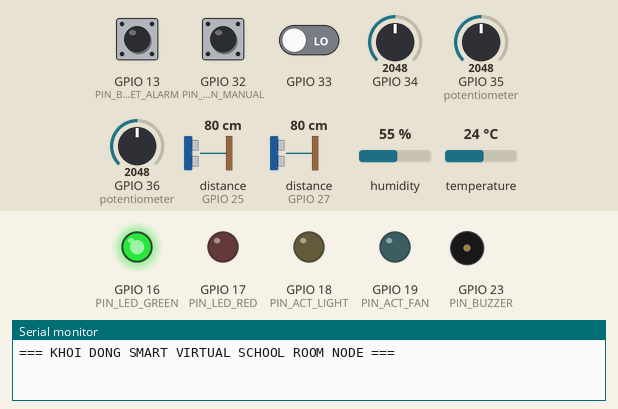
This program was run on a simulated ESP32. On the bench: output pins drawn as LEDs (lit = HIGH), buzzer (waves = sounding), the last lines printed to the serial monitor. Wiring (from diagram.json): 2 × ultrasonic range finder: trigger GPIO 14, echo GPIO 27 / trigger GPIO 26, echo GPIO 25. Dashed ring = blinking. The test bench sets the inputs (shaded band); at power-on: GPIO 36 (potentiometer) = 2048, GPIO 13 (PIN_BTN_RESET_ALARM) HIGH, GPIO 32 (PIN_BTN_MANUAL) HIGH, GPIO 33 LOW, GPIO 34 = 2048, GPIO 35 (potentiometer) = 2048, distance to the obstacle (sensors on GPIO 25, GPIO 27) 80 cm, humidity 55 %, temperature 24 °C (analog values on the 0–4095 scale). WiFi joins after 1.5 s; servers stay silent unless stated; random numbers use the default seed unless the program sets one; no MQTT or app messages arrive unless stated; pins used as bus, display or sensor lines are not drawn.

Above: at 1.2 s.
1.3 s: GPIO 36 (potentiometer) set to 2854
4.5 s: GPIO 36 (potentiometer) set to 2977
At 5.18 s:
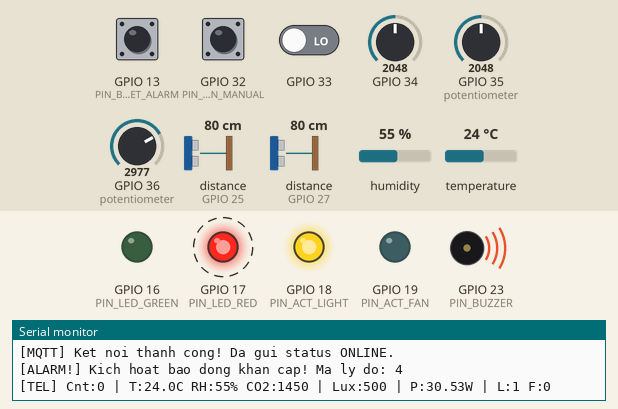
8.0 s: GPIO 13 (PIN_BTN_RESET_ALARM) pulled LOW for 0.15 s
At 8.04 s:
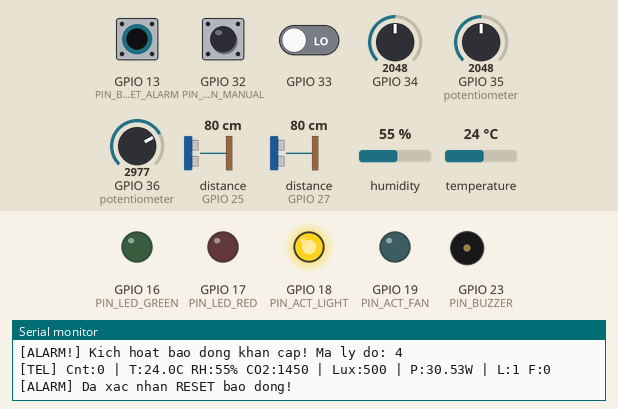
11.5 s: GPIO 32 (PIN_BTN_MANUAL) pulled LOW for 0.15 s
15.0 s: GPIO 32 (PIN_BTN_MANUAL) pulled LOW for 1 s
Timing chart, 0 to 19.5 s (numbered marks = the images above; inputs shaded):
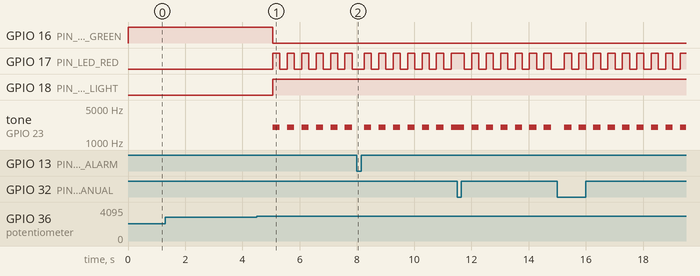

Measured:
- the behaviour switches between 2925 and 2926 on GPIO 36 (potentiometer) (found by bisection; images 0 and 1)
- after the input at 4.5 s, GPIO 16 (PIN_LED_GREEN): HIGH → LOW after 0.56 s; GPIO 17 (PIN_LED_RED): alternates HIGH for 0.25 s and LOW for 0.25 s, starting after 0.56 s; GPIO 18 (PIN_ACT_LIGHT): LOW → HIGH after 0.56 s; tone on GPIO 23 (PIN_BUZZER): alternates 2000 Hz for 0.25 s and silent for 0.25 s, starting after 0.56 s

The program:

main.cpp
```cpp
#include <Arduino.h>
#include <esp_task_wdt.h>
#include "config.h"
#include "app_types.h"
#include "people_counter.h"
#include "room_fsm.h"
#include "alarm_fsm.h"
#include "sensors.h"
#include "actuators.h"
#include "mqtt_comm.h"

/* Đối tượng đồng bộ FreeRTOS */
static QueueHandle_t xEventQueue = NULL;
static SemaphoreHandle_t xStateMutex = NULL;

/* Trạng thái toàn cục được bảo vệ bởi xStateMutex */
static room_state_t g_room_state = {0};

/* Các thực thể thuật toán FSM */
static people_counter_t g_pc;
static room_fsm_t g_rfsm;
static alarm_fsm_t g_afsm;

/* Cờ heartbeat kiểm tra treo task */
static volatile uint8_t g_task_heartbeat = 0;
#define HB_BIT_COUNTING (1 << 0)
#define HB_BIT_CONTROL  (1 << 1)
#define HB_BIT_SENSOR   (1 << 2)
#define HB_BIT_COMM     (1 << 3)
#define HB_ALL_TASKS    (HB_BIT_COUNTING | HB_BIT_CONTROL | HB_BIT_SENSOR | HB_BIT_COMM)

/* ================= TASK 1: ĐẾM NGƯỜI (Chu kỳ 25 ms - Ưu tiên cao nhất) ================= */
void counting_task(void *pvParameters) {
    TickType_t xLastWakeTime = xTaskGetTickCount();
    const TickType_t xFrequency = pdMS_TO_TICKS(PERIOD_COUNTING_MS);

    for (;;) {
        uint16_t dist_a = 2000, dist_b = 2000;
        sensors_read_door_mm(&dist_a, &dist_b);

        app_event_type_t ev_type = pc_update_door(&g_pc, dist_a, dist_b, PERIOD_COUNTING_MS);

        if (xSemaphoreTake(xStateMutex, pdMS_TO_TICKS(5)) == pdTRUE) {
            g_room_state.people_count = g_pc.count;
            xSemaphoreGive(xStateMutex);
        }

        if (ev_type != EVT_NONE) {
            app_event_t ev = { .type = ev_type, .param1 = g_pc.count, .param2 = 0 };
            xQueueSend(xEventQueue, &ev, 0);
        }

        g_task_heartbeat |= HB_BIT_COUNTING;
        vTaskDelayUntil(&xLastWakeTime, xFrequency);
    }
}

/* ================= TASK 2: ĐIỀU KHIỂN FSM & BÁO ĐỘNG (Event-driven) ================= */
void control_task(void *pvParameters) {
    app_event_t ev;
    alarm_fsm_state_t prev_alarm_st = ALARM_ST_NORMAL;
    uint32_t last_ind_ms = 0;

    for (;;) {
        /* Chờ sự kiện tối đa 250 ms để đảm bảo cập nhật nháy LED/còi 2 Hz đúng nhịp */
        if (xQueueReceive(xEventQueue, &ev, pdMS_TO_TICKS(250)) == pdTRUE) {
            switch (ev.type) {
                case EVT_PERSON_ENTERED:
                    Serial.printf("[EVENT] Nguoi vao phong -> Count = %d\n", ev.param1);
                    mqtt_comm_publish_event("COUNT", "ENTER", ev.param1);
                    break;

                case EVT_PERSON_EXITED:
                    Serial.printf("[EVENT] Nguoi ra phong -> Count = %d\n", ev.param1);
                    mqtt_comm_publish_event("COUNT", "EXIT", ev.param1);
                    break;

                case EVT_COUNT_RESET:
                    Serial.println("[EVENT] Tu dong reset count = 0 do phong trong 5 phut");
                    mqtt_comm_publish_event("COUNT", "RESET", 0);
                    break;

                case EVT_COUNT_MISMATCH:
                    Serial.println("[WARN] Phat hien nguoi nhung count == 0!");
                    mqtt_comm_publish_event("WARN", "COUNT_MISMATCH", 0);
                    break;

                case EVT_BTN_MANUAL_PRESSED:
                    rfsm_toggle_manual_button(&g_rfsm);
                    Serial.printf("[CTRL] Nut MANUAL -> Mode: %s\n", g_rfsm.mode == CTRL_MODE_AUTO ? "AUTO" : "MANUAL");
                    break;

                case EVT_BTN_RESET_ALARM:
                    afsm_ack_alarm(&g_afsm);
                    Serial.println("[ALARM] Da xac nhan RESET bao dong!");
                    mqtt_comm_publish_event("CLEAR", "ALARM_ACK", 0);
                    break;

                case EVT_MQTT_CMD_RECEIVED:
                    rfsm_apply_remote_cmd(&g_rfsm, ev.param1, ev.param2);
                    Serial.printf("[MQTT] Nhan lenh tu xa: light=%d, fan=%d\n", ev.param1, ev.param2);
                    break;

                default:
                    break;
            }
        }

        /* Chạy cập nhật Room FSM và Alarm FSM */
        if (xSemaphoreTake(xStateMutex, pdMS_TO_TICKS(10)) == pdTRUE) {
            rfsm_step(&g_rfsm, g_room_state.people_count, g_room_state.presence_detected,
                      g_room_state.illuminance_lux, g_room_state.temperature_c, 250);

            g_room_state.room_state = g_rfsm.state;
            g_room_state.mode       = g_rfsm.mode;

            afsm_step(&g_afsm, &g_room_state, 250);

            bool final_light = g_rfsm.light_on;
            bool final_fan   = g_rfsm.fan_on;
            afsm_apply_safety_override(&g_afsm, &final_light, &final_fan);

            g_room_state.light_on     = final_light;
            g_room_state.fan_on       = final_fan;
            g_room_state.alarm_state  = g_afsm.state;
            g_room_state.alarm_reason = (uint8_t)g_afsm.reason;

            actuators_set_loads(final_light, final_fan);

            /* Gửi event ngay lập tức khi chuyển mức cảnh báo */
            if (g_afsm.state != prev_alarm_st) {
                if (g_afsm.state == ALARM_ST_ALARM) {
                    Serial.printf("[ALARM!] Kich hoat bao dong khan cap! Ma ly do: %d\n", g_afsm.reason);
                    mqtt_comm_publish_event("ALARM", "TRIGGERED", g_afsm.reason);
                } else if (g_afsm.state == ALARM_ST_WARNING) {
                    Serial.printf("[WARNING] Canh bao bat thuong! Ma ly do: %d\n", g_afsm.reason);
                    mqtt_comm_publish_event("WARN", "TRIGGERED", g_afsm.reason);
                } else if (g_afsm.state == ALARM_ST_FAULT) {
                    Serial.printf("[FAULT] Loi cam bien! Bitmask: 0x%02X\n", g_room_state.fault_flags);
                    mqtt_comm_publish_event("FAULT", "SENSOR_ERR", g_room_state.fault_flags);
                }
                prev_alarm_st = g_afsm.state;
            }
            xSemaphoreGive(xStateMutex);
        }

        uint32_t now = millis();
        if (now - last_ind_ms >= 250) {
            last_ind_ms = now;
            actuators_update_indicators(g_afsm.state);
        }

        g_task_heartbeat |= HB_BIT_CONTROL;
    }
}

/* ================= TASK 3: ĐỌC CẢM BIẾN MÔI TRƯỜNG & ĐIỆN NĂNG ================= */
void sensor_task(void *pvParameters) {
    TickType_t xLastWakeTime = xTaskGetTickCount();
    const TickType_t xFrequency = pdMS_TO_TICKS(PERIOD_FAST_SENSOR_MS);
    uint8_t sec_counter = 0;

    for (;;) {
        bool pres = sensors_read_presence();
        app_event_type_t drift_ev = pc_update_presence(&g_pc, pres, PERIOD_FAST_SENSOR_MS);

        if (xSemaphoreTake(xStateMutex, pdMS_TO_TICKS(20)) == pdTRUE) {
            g_room_state.presence_detected = pres;
            g_room_state.people_count = g_pc.count;
            sensors_read_fast(&g_room_state, PERIOD_FAST_SENSOR_MS);

            /* Mỗi 5 giây đọc nhóm cảm biến chậm (Nhiệt độ, Độ ẩm, CO2) */
            if (sec_counter == 0) {
                sensors_read_slow(&g_room_state);
            }
            xSemaphoreGive(xStateMutex);
        }

        if (drift_ev != EVT_NONE) {
            app_event_t ev = { .type = drift_ev, .param1 = 0, .param2 = 0 };
            xQueueSend(xEventQueue, &ev, 0);
        }

        sec_counter = (sec_counter + 1) % 5;
        g_task_heartbeat |= HB_BIT_SENSOR;
        vTaskDelayUntil(&xLastWakeTime, xFrequency);
    }
}

/* ================= TASK 4: GIAO TIẾP MQTT & ĐẨY BÙ OFFLINE BUFFER ================= */
void comm_task(void *pvParameters) {
    uint32_t last_tel_ms = 0;
    room_state_t snapshot;

    for (;;) {
        mqtt_comm_loop();

        uint32_t now = millis();
        if (now - last_tel_ms >= PERIOD_TELEMETRY_MS) {
            last_tel_ms = now;
            if (xSemaphoreTake(xStateMutex, pdMS_TO_TICKS(20)) == pdTRUE) {
                memcpy(&snapshot, &g_room_state, sizeof(room_state_t));
                xSemaphoreGive(xStateMutex);

                mqtt_comm_publish_telemetry(&snapshot);
                Serial.printf("[TEL] Cnt:%d | T:%.1fC RH:%.0f%% CO2:%d | Lux:%.0f | P:%.2fW | L:%d F:%d\r\n",
                              snapshot.people_count, snapshot.temperature_c, snapshot.humidity_rh,
                              snapshot.co2_ppm, snapshot.illuminance_lux, snapshot.power_w,
                              snapshot.light_on, snapshot.fan_on);
            }
        }

        g_task_heartbeat |= HB_BIT_COMM;
        vTaskDelay(pdMS_TO_TICKS(200));
    }
}

/* ================= TASK 5: HEALTH MONITOR & HARDWARE WATCHDOG ================= */
void health_task(void *pvParameters) {
#if ESP_IDF_VERSION >= ESP_IDF_VERSION_VAL(5, 0, 0)
    esp_task_wdt_config_t wdt_config = {
        .timeout_ms = 10000,
        .idle_core_mask = 0,
        .trigger_panic = true
    };
    esp_task_wdt_reconfigure(&wdt_config);
#else
    esp_task_wdt_init(10, true);
#endif
    esp_task_wdt_add(NULL);

    for (;;) {
        if ((g_task_heartbeat & HB_ALL_TASKS) == HB_ALL_TASKS) {
            g_task_heartbeat = 0;
            esp_task_wdt_reset(); /* Chỉ nạp lại Watchdog khi cả 4 task đều sống */
        }
        vTaskDelay(pdMS_TO_TICKS(PERIOD_HEALTH_MS));
    }
}

void setup() {
    Serial.begin(115200);
    Serial.println("\n=== KHOI DONG SMART VIRTUAL SCHOOL ROOM NODE ===");

    xEventQueue = xQueueCreate(16, sizeof(app_event_t));
    xStateMutex = xSemaphoreCreateMutex();

    pc_init(&g_pc);
    rfsm_init(&g_rfsm);
    afsm_init(&g_afsm);

    sensors_init();
    actuators_init(xEventQueue);
    mqtt_comm_init(xEventQueue);

    /* Tạo 5 task FreeRTOS trên lõi 1 với thứ tự ưu tiên từ cao xuống thấp */
    xTaskCreatePinnedToCore(counting_task, "CountingTask", 3072, NULL, 5, NULL, 1);
    xTaskCreatePinnedToCore(control_task,  "ControlTask",  4096, NULL, 4, NULL, 1);
    xTaskCreatePinnedToCore(sensor_task,   "SensorTask",   4096, NULL, 3, NULL, 0);
    xTaskCreatePinnedToCore(comm_task,     "CommTask",     6144, NULL, 2, NULL, 0);
    xTaskCreatePinnedToCore(health_task,   "HealthTask",   2048, NULL, 1, NULL, 1);
}

void loop() {
    /* Không dùng loop() vì toàn bộ hệ thống chạy bằng FreeRTOS tasks */
    vTaskDelay(portMAX_DELAY);
}
```

app_types.h
```cpp
#ifndef APP_TYPES_H
#define APP_TYPES_H

#include <stdint.h>
#include <stdbool.h>

/* Trạng thái FSM điều khiển phòng (Moore FSM) */
typedef enum {
    ROOM_ST_EMPTY = 0,
    ROOM_ST_OCCUPIED,
    ROOM_ST_GRACE
} room_fsm_state_t;

/* Trạng thái FSM cảnh báo (Ưu tiên: ALARM > FAULT > WARNING > NORMAL) */
typedef enum {
    ALARM_ST_NORMAL = 0,
    ALARM_ST_WARNING,
    ALARM_ST_FAULT,
    ALARM_ST_ALARM
} alarm_fsm_state_t;

/* Chế độ vận hành thiết bị */
typedef enum {
    CTRL_MODE_AUTO = 0,
    CTRL_MODE_MANUAL
} ctrl_mode_t;

/* Các loại sự kiện gửi vào control_task qua Queue */
typedef enum {
    EVT_NONE = 0,
    EVT_PERSON_ENTERED,
    EVT_PERSON_EXITED,
    EVT_COUNT_RESET,
    EVT_COUNT_MISMATCH,
    EVT_PRESENCE_CHANGED,
    EVT_SENSOR_UPDATED,
    EVT_BTN_MANUAL_PRESSED,
    EVT_BTN_RESET_ALARM,
    EVT_MQTT_CMD_RECEIVED,
    EVT_TICK_1S
} app_event_type_t;

/* Cấu trúc bản tin sự kiện truyền trong Queue */
typedef struct {
    app_event_type_t type;
    int32_t param1;     /* Ví dụ: trạng thái đèn/quạt từ lệnh MQTT */
    int32_t param2;
} app_event_t;

/* Cấu trúc lưu trữ toàn bộ trạng thái phòng (chia sẻ qua Mutex) */
typedef struct {
    /* Số người & hiện diện */
    int16_t people_count;
    bool presence_detected;

    /* Thông số môi trường */
    float temperature_c;
    float humidity_rh;
    uint16_t co2_ppm;
    float illuminance_lux;

    /* Thông số điện năng */
    float voltage_v;
    float current_a;
    float power_w;
    float energy_wh;

    /* Trạng thái đầu ra chấp hành */
    bool light_on;
    bool fan_on;
    ctrl_mode_t mode;

    /* Trạng thái các FSM */
    room_fsm_state_t room_state;
    alarm_fsm_state_t alarm_state;
    uint8_t fault_flags;    /* Bitmask báo cảm biến nào đang lỗi */
    uint8_t alarm_reason;   /* Mã nguyên nhân cảnh báo/báo động */
} room_state_t;

/* Bitmask lỗi cảm biến */
#define FAULT_BIT_DOOR_SENSOR   (1 << 0)
#define FAULT_BIT_DHT           (1 << 1)
#define FAULT_BIT_CO2           (1 << 2)
#define FAULT_BIT_LUX           (1 << 3)
#define FAULT_BIT_POWER         (1 << 4)

#endif /* APP_TYPES_H */
```

actuators.cpp
```cpp
#include "actuators.h"
#include "config.h"
#include <Arduino.h>

static QueueHandle_t s_evt_queue = NULL;
static volatile uint32_t last_isr_manual_ms = 0;
static volatile uint32_t last_isr_reset_ms = 0;

/* ISR nút nhấn MANUAL (có chống dội phím DEBOUNCE_MS) */
static void IRAM_ATTR isr_btn_manual(void) {
    uint32_t now = millis();
    if (now - last_isr_manual_ms >= DEBOUNCE_MS) {
        last_isr_manual_ms = now;
        if (s_evt_queue != NULL) {
            app_event_t ev = { .type = EVT_BTN_MANUAL_PRESSED, .param1 = 0, .param2 = 0 };
            BaseType_t xHigherPriorityTaskWoken = pdFALSE;
            xQueueSendFromISR(s_evt_queue, &ev, &xHigherPriorityTaskWoken);
            if (xHigherPriorityTaskWoken) {
                portYIELD_FROM_ISR();
            }
        }
    }
}

/* ISR nút nhấn RESET ALARM */
static void IRAM_ATTR isr_btn_reset(void) {
    uint32_t now = millis();
    if (now - last_isr_reset_ms >= DEBOUNCE_MS) {
        last_isr_reset_ms = now;
        if (s_evt_queue != NULL) {
            app_event_t ev = { .type = EVT_BTN_RESET_ALARM, .param1 = 0, .param2 = 0 };
            BaseType_t xHigherPriorityTaskWoken = pdFALSE;
            xQueueSendFromISR(s_evt_queue, &ev, &xHigherPriorityTaskWoken);
            if (xHigherPriorityTaskWoken) {
                portYIELD_FROM_ISR();
            }
        }
    }
}

void actuators_init(QueueHandle_t event_queue) {
    s_evt_queue = event_queue;

    pinMode(PIN_ACT_LIGHT, OUTPUT);
    pinMode(PIN_ACT_FAN, OUTPUT);
    pinMode(PIN_LED_GREEN, OUTPUT);
    pinMode(PIN_LED_RED, OUTPUT);
    pinMode(PIN_BUZZER, OUTPUT);

    digitalWrite(PIN_ACT_LIGHT, LOW);
    digitalWrite(PIN_ACT_FAN, LOW);
    digitalWrite(PIN_LED_GREEN, HIGH);
    digitalWrite(PIN_LED_RED, LOW);
    noTone(PIN_BUZZER);

    /* Nút nhấn nối GND trong diagram.json nên dùng INPUT_PULLUP, kích cạnh xuống FALLING */
    pinMode(PIN_BTN_MANUAL, INPUT_PULLUP);
    pinMode(PIN_BTN_RESET_ALARM, INPUT_PULLUP);

    attachInterrupt(digitalPinToInterrupt(PIN_BTN_MANUAL), isr_btn_manual, FALLING);
    attachInterrupt(digitalPinToInterrupt(PIN_BTN_RESET_ALARM), isr_btn_reset, FALLING);
}

void actuators_set_loads(bool light_on, bool fan_on) {
    digitalWrite(PIN_ACT_LIGHT, light_on ? HIGH : LOW);
    digitalWrite(PIN_ACT_FAN, fan_on ? HIGH : LOW);
}

void actuators_update_indicators(alarm_fsm_state_t alarm_state) {
    static uint8_t tick_cnt = 0;
    tick_cnt++; /* Hàm được gọi mỗi 250 ms */

    switch (alarm_state) {
        case ALARM_ST_NORMAL:
            /* LED xanh sáng liên tục, tắt đỏ & còi */
            digitalWrite(PIN_LED_GREEN, HIGH);
            digitalWrite(PIN_LED_RED, LOW);
            noTone(PIN_BUZZER);
            break;

        case ALARM_ST_WARNING:
            /* LED xanh nháy chậm (chu kỳ 1 s), tắt đỏ & còi */
            digitalWrite(PIN_LED_GREEN, (tick_cnt / 2) % 2 == 0 ? HIGH : LOW);
            digitalWrite(PIN_LED_RED, LOW);
            noTone(PIN_BUZZER);
            break;

        case ALARM_ST_FAULT:
            /* LED đỏ sáng liên tục báo lỗi phần cứng, tắt còi */
            digitalWrite(PIN_LED_GREEN, LOW);
            digitalWrite(PIN_LED_RED, HIGH);
            noTone(PIN_BUZZER);
            break;

        case ALARM_ST_ALARM:
            /* Còi hú + LED đỏ nháy 2 Hz (đổi trạng thái mỗi 250 ms) */
            digitalWrite(PIN_LED_GREEN, LOW);
            bool blink = (tick_cnt % 2 == 0);
            digitalWrite(PIN_LED_RED, blink ? HIGH : LOW);
            if (blink) {
                tone(PIN_BUZZER, 2000);
            } else {
                noTone(PIN_BUZZER);
            }
            break;
    }
}
```

actuators.h
```cpp
#ifndef ACTUATORS_H
#define ACTUATORS_H

#include <stdbool.h>
#include <freertos/FreeRTOS.h>
#include <freertos/queue.h>
#include "app_types.h"

/* Khởi tạo GPIO chấp hành và gắn ngắt ngoài EXTI cho 2 nút nhấn */
void actuators_init(QueueHandle_t event_queue);

/* Xuất tín hiệu điều khiển đèn và quạt */
void actuators_set_loads(bool light_on, bool fan_on);

/* Cập nhật LED trạng thái xanh/đỏ và còi Buzzer (gọi mỗi 250 ms để nháy 2 Hz) */
void actuators_update_indicators(alarm_fsm_state_t alarm_state);

#endif /* ACTUATORS_H */
```

mqtt_comm.h
```cpp
#ifndef MQTT_COMM_H
#define MQTT_COMM_H

#include <freertos/FreeRTOS.h>
#include <freertos/queue.h>
#include "app_types.h"

/* Khởi tạo Wi-Fi, MQTT Client và gắn hàng đợi nhận lệnh từ Dashboard */
void mqtt_comm_init(QueueHandle_t event_queue);

/* Duy trì kết nối mạng và đẩy bù dữ liệu từ Ring Buffer (gọi định kỳ trong comm_task) */
void mqtt_comm_loop(void);

/* Gửi bản tin telemetry định kỳ 5 s (hoặc đẩy vào Ring Buffer nếu mất mạng) */
void mqtt_comm_publish_telemetry(const room_state_t *st);

/* Gửi ngay sự kiện tức thì: COUNT, ALARM, WARNING, FAULT, CLEAR */
void mqtt_comm_publish_event(const char *ev_type, const char *detail, int32_t value);

#endif /* MQTT_COMM_H */
```

sensors.h
```cpp
#ifndef SENSORS_H
#define SENSORS_H

#include <stdint.h>
#include <stdbool.h>
#include "app_types.h"

void sensors_init(void);

/* Đọc khoảng cách 2 vùng cửa (mm) - gọi mỗi 25 ms */
void sensors_read_door_mm(uint16_t *dist_a_mm, uint16_t *dist_b_mm);

/* Đọc cảm biến hiện diện PIR - gọi mỗi 1 s */
bool sensors_read_presence(void);

/* Đọc cảm biến nhanh: ánh sáng (lux) và điện năng (V, I, P, Wh) - gọi mỗi 1 s */
void sensors_read_fast(room_state_t *st, uint32_t dt_ms);

/* Đọc cảm biến chậm: nhiệt độ, độ ẩm, CO2 - gọi mỗi 5 s */
void sensors_read_slow(room_state_t *st);

#endif /* SENSORS_H */
```

Source omitted: mqtt_comm.cpp (6302 bytes), sensors.cpp (4957 bytes), config.h (4234 bytes)
